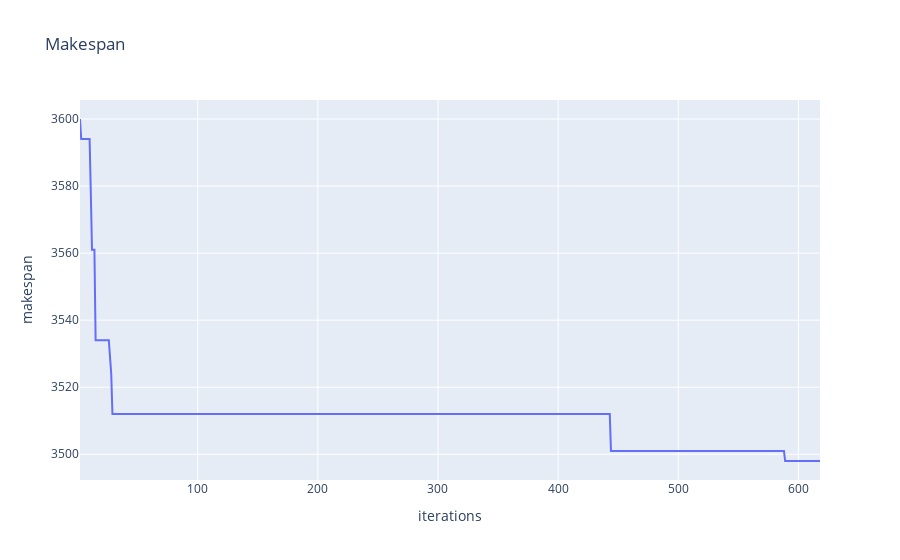

Notebook source saved alongside this figure:
### Code cell
## Visualize makespan
IG_FILE = "../solutions/improvement/ig/n120m8-01.csv"
df = pd.read_csv(
    IG_FILE, header=0, names=["iterations", "makespan", "count"], index_col=None
)
fig = px.line(df, x="iterations", y="makespan", title="Makespan")
fig.show()

### Figure 1 — Plotly figure (JSON) as saved in the notebook; plotly's stock layout.template omitted (floating-point values rounded to 4 significant figures; data arrays with more than 128 entries replaced by an {"elided": "..."} marker saying what was removed)
{"data": [{"hovertemplate": "iterations=%{x}<br>makespan=%{y}<extra></extra>", "legendgroup": "", "line": {"color": "#636efa", "dash": "solid"}, "marker": {"symbol": "circle"}, "mode": "lines", "name": "", "orientation": "v", "showlegend": false, "type": "scatter", "x": {"elided": "617 int values"}, "xaxis": "x", "y": {"elided": "617 int values"}, "yaxis": "y"}], "layout": {"legend": {"tracegroupgap": 0}, "title": {"text": "Makespan"}, "xaxis": {"anchor": "y", "domain": [0, 1], "title": {"text": "iterations"}}, "yaxis": {"anchor": "x", "domain": [0, 1], "title": {"text": "makespan"}}}}
